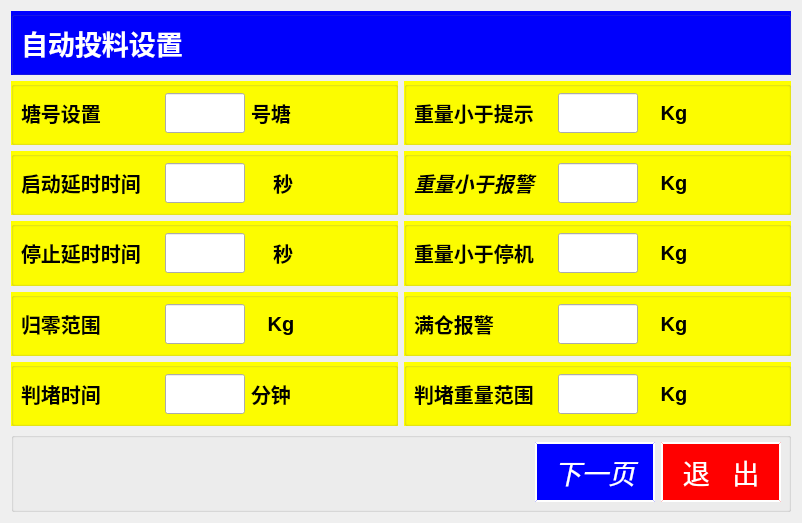
<?xml version="1.0" encoding="UTF-8"?>
<ui version="4.0">
 <class>Form_parameter</class>
 <widget class="QWidget" name="Form_parameter">
  <property name="geometry">
   <rect>
    <x>0</x>
    <y>0</y>
    <width>802</width>
    <height>523</height>
   </rect>
  </property>
  <property name="minimumSize">
   <size>
    <width>800</width>
    <height>480</height>
   </size>
  </property>
  <property name="windowTitle">
   <string>Form</string>
  </property>
  <layout class="QGridLayout" name="gridLayout_2">
   <item row="0" column="0" colspan="2">
    <widget class="QGroupBox" name="groupBox_8">
     <property name="styleSheet">
      <string notr="true">QGroupBox{ background-color:rgb(0, 0, 255);} 
QGroupBox{ margin-top:0px;}
QGroupBox:title {margin-top: 0px;}</string>
     </property>
     <property name="title">
      <string/>
     </property>
     <layout class="QGridLayout" name="gridLayout_8">
      <item row="0" column="0">
       <widget class="QLabel" name="label_15">
        <property name="font">
         <font>
          <pointsize>20</pointsize>
          <weight>75</weight>
          <bold>true</bold>
         </font>
        </property>
        <property name="styleSheet">
         <string notr="true">QLabel{color:rgb(255, 255, 255);}</string>
        </property>
        <property name="text">
         <string>自动投料设置</string>
        </property>
       </widget>
      </item>
      <item row="0" column="1">
       <spacer name="horizontalSpacer_3">
        <property name="orientation">
         <enum>Qt::Horizontal</enum>
        </property>
        <property name="sizeHint" stdset="0">
         <size>
          <width>279</width>
          <height>20</height>
         </size>
        </property>
       </spacer>
      </item>
     </layout>
    </widget>
   </item>
   <item row="2" column="0">
    <widget class="QGroupBox" name="groupBox_10">
     <property name="styleSheet">
      <string notr="true">QGroupBox{ background-color:rgb(255, 255, 0);} 
QGroupBox{ margin-top:0px;}
QGroupBox:title {margin-top: 0px;}</string>
     </property>
     <property name="title">
      <string/>
     </property>
     <layout class="QGridLayout" name="gridLayout_10">
      <item row="0" column="0">
       <widget class="QLabel" name="label_17">
        <property name="font">
         <font>
          <pointsize>15</pointsize>
          <weight>75</weight>
          <bold>true</bold>
         </font>
        </property>
        <property name="text">
         <string>启动延时时间</string>
        </property>
       </widget>
      </item>
      <item row="0" column="1">
       <widget class="QLineEdit" name="lineEdit_25">
        <property name="minimumSize">
         <size>
          <width>80</width>
          <height>40</height>
         </size>
        </property>
        <property name="maximumSize">
         <size>
          <width>80</width>
          <height>40</height>
         </size>
        </property>
        <property name="font">
         <font>
          <pointsize>17</pointsize>
          <weight>75</weight>
          <bold>true</bold>
         </font>
        </property>
       </widget>
      </item>
      <item row="0" column="2">
       <widget class="QLabel" name="label_49">
        <property name="font">
         <font>
          <pointsize>15</pointsize>
          <weight>75</weight>
          <bold>true</bold>
         </font>
        </property>
        <property name="text">
         <string>    秒</string>
        </property>
       </widget>
      </item>
     </layout>
    </widget>
   </item>
   <item row="1" column="1">
    <widget class="QGroupBox" name="groupBox_16">
     <property name="styleSheet">
      <string notr="true">QGroupBox{ background-color:rgb(255, 255, 0);} 
QGroupBox{ margin-top:0px;}
QGroupBox:title {margin-top: 0px;}</string>
     </property>
     <property name="title">
      <string/>
     </property>
     <layout class="QGridLayout" name="gridLayout_16">
      <item row="0" column="0">
       <widget class="QLabel" name="label_23">
        <property name="font">
         <font>
          <pointsize>15</pointsize>
          <weight>75</weight>
          <bold>true</bold>
         </font>
        </property>
        <property name="text">
         <string>重量小于提示</string>
        </property>
       </widget>
      </item>
      <item row="0" column="1">
       <widget class="QLineEdit" name="lineEdit_31">
        <property name="minimumSize">
         <size>
          <width>80</width>
          <height>40</height>
         </size>
        </property>
        <property name="maximumSize">
         <size>
          <width>80</width>
          <height>40</height>
         </size>
        </property>
        <property name="font">
         <font>
          <pointsize>17</pointsize>
          <weight>75</weight>
          <bold>true</bold>
         </font>
        </property>
       </widget>
      </item>
      <item row="0" column="2">
       <widget class="QLabel" name="label_55">
        <property name="font">
         <font>
          <pointsize>15</pointsize>
          <weight>75</weight>
          <bold>true</bold>
         </font>
        </property>
        <property name="text">
         <string>   Kg</string>
        </property>
       </widget>
      </item>
     </layout>
    </widget>
   </item>
   <item row="1" column="0">
    <widget class="QGroupBox" name="groupBox_9">
     <property name="styleSheet">
      <string notr="true">QGroupBox{ background-color:rgb(255, 255, 0);} 
QGroupBox{ margin-top:0px;}
QGroupBox:title {margin-top: 0px;}</string>
     </property>
     <property name="title">
      <string/>
     </property>
     <layout class="QGridLayout" name="gridLayout_9">
      <item row="0" column="0">
       <widget class="QLabel" name="label_16">
        <property name="font">
         <font>
          <pointsize>15</pointsize>
          <weight>75</weight>
          <italic>false</italic>
          <bold>true</bold>
         </font>
        </property>
        <property name="text">
         <string>塘号设置         </string>
        </property>
       </widget>
      </item>
      <item row="0" column="1">
       <widget class="QLineEdit" name="lineEdit_24">
        <property name="minimumSize">
         <size>
          <width>80</width>
          <height>40</height>
         </size>
        </property>
        <property name="maximumSize">
         <size>
          <width>80</width>
          <height>40</height>
         </size>
        </property>
        <property name="font">
         <font>
          <pointsize>17</pointsize>
          <weight>75</weight>
          <bold>true</bold>
         </font>
        </property>
       </widget>
      </item>
      <item row="0" column="2">
       <widget class="QLabel" name="label_48">
        <property name="font">
         <font>
          <pointsize>15</pointsize>
          <weight>75</weight>
          <bold>true</bold>
         </font>
        </property>
        <property name="text">
         <string>号塘</string>
        </property>
       </widget>
      </item>
     </layout>
    </widget>
   </item>
   <item row="3" column="1">
    <widget class="QGroupBox" name="groupBox_15">
     <property name="styleSheet">
      <string notr="true">QGroupBox{ background-color:rgb(255, 255, 0);} 
QGroupBox{ margin-top:0px;}
QGroupBox:title {margin-top: 0px;}</string>
     </property>
     <property name="title">
      <string/>
     </property>
     <layout class="QGridLayout" name="gridLayout_15">
      <item row="0" column="0">
       <widget class="QLabel" name="label_22">
        <property name="font">
         <font>
          <pointsize>15</pointsize>
          <weight>75</weight>
          <bold>true</bold>
         </font>
        </property>
        <property name="text">
         <string>重量小于停机</string>
        </property>
       </widget>
      </item>
      <item row="0" column="1">
       <widget class="QLineEdit" name="lineEdit_30">
        <property name="minimumSize">
         <size>
          <width>80</width>
          <height>40</height>
         </size>
        </property>
        <property name="maximumSize">
         <size>
          <width>80</width>
          <height>40</height>
         </size>
        </property>
        <property name="font">
         <font>
          <pointsize>17</pointsize>
          <weight>75</weight>
          <bold>true</bold>
         </font>
        </property>
       </widget>
      </item>
      <item row="0" column="2">
       <widget class="QLabel" name="label_54">
        <property name="font">
         <font>
          <pointsize>15</pointsize>
          <weight>75</weight>
          <bold>true</bold>
         </font>
        </property>
        <property name="text">
         <string>   Kg</string>
        </property>
       </widget>
      </item>
     </layout>
    </widget>
   </item>
   <item row="4" column="0">
    <widget class="QGroupBox" name="groupBox_12">
     <property name="styleSheet">
      <string notr="true">QGroupBox{ background-color:rgb(255, 255, 0);} 
QGroupBox{ margin-top:0px;}
QGroupBox:title {margin-top: 0px;}</string>
     </property>
     <property name="title">
      <string/>
     </property>
     <layout class="QGridLayout" name="gridLayout_12">
      <item row="0" column="0">
       <widget class="QLabel" name="label_19">
        <property name="font">
         <font>
          <pointsize>15</pointsize>
          <weight>75</weight>
          <bold>true</bold>
         </font>
        </property>
        <property name="text">
         <string>归零范围        </string>
        </property>
       </widget>
      </item>
      <item row="0" column="1">
       <widget class="QLineEdit" name="lineEdit_27">
        <property name="minimumSize">
         <size>
          <width>80</width>
          <height>40</height>
         </size>
        </property>
        <property name="maximumSize">
         <size>
          <width>80</width>
          <height>40</height>
         </size>
        </property>
        <property name="font">
         <font>
          <pointsize>17</pointsize>
          <weight>75</weight>
          <bold>true</bold>
         </font>
        </property>
       </widget>
      </item>
      <item row="0" column="2">
       <widget class="QLabel" name="label_51">
        <property name="font">
         <font>
          <pointsize>15</pointsize>
          <weight>75</weight>
          <bold>true</bold>
         </font>
        </property>
        <property name="text">
         <string>   Kg</string>
        </property>
       </widget>
      </item>
     </layout>
    </widget>
   </item>
   <item row="5" column="0">
    <widget class="QGroupBox" name="groupBox_7">
     <property name="styleSheet">
      <string notr="true">QGroupBox{ background-color:rgb(255, 255, 0);} 
QGroupBox{ margin-top:0px;}
QGroupBox:title {margin-top: 0px;}</string>
     </property>
     <property name="title">
      <string/>
     </property>
     <layout class="QGridLayout" name="gridLayout_7">
      <item row="0" column="0">
       <widget class="QLabel" name="label_14">
        <property name="font">
         <font>
          <pointsize>15</pointsize>
          <weight>75</weight>
          <bold>true</bold>
         </font>
        </property>
        <property name="text">
         <string>判堵时间        </string>
        </property>
       </widget>
      </item>
      <item row="0" column="1">
       <widget class="QLineEdit" name="lineEdit_23">
        <property name="minimumSize">
         <size>
          <width>80</width>
          <height>40</height>
         </size>
        </property>
        <property name="maximumSize">
         <size>
          <width>80</width>
          <height>40</height>
         </size>
        </property>
        <property name="font">
         <font>
          <pointsize>17</pointsize>
          <weight>75</weight>
          <bold>true</bold>
         </font>
        </property>
       </widget>
      </item>
      <item row="0" column="2">
       <widget class="QLabel" name="label_47">
        <property name="font">
         <font>
          <pointsize>15</pointsize>
          <weight>75</weight>
          <bold>true</bold>
         </font>
        </property>
        <property name="text">
         <string>分钟</string>
        </property>
       </widget>
      </item>
     </layout>
    </widget>
   </item>
   <item row="5" column="1">
    <widget class="QGroupBox" name="groupBox_14">
     <property name="styleSheet">
      <string notr="true">QGroupBox{ background-color:rgb(255, 255, 0);} 
QGroupBox{ margin-top:0px;}
QGroupBox:title {margin-top: 0px;}</string>
     </property>
     <property name="title">
      <string/>
     </property>
     <layout class="QGridLayout" name="gridLayout_14">
      <item row="0" column="1">
       <widget class="QLineEdit" name="lineEdit_29">
        <property name="minimumSize">
         <size>
          <width>80</width>
          <height>40</height>
         </size>
        </property>
        <property name="maximumSize">
         <size>
          <width>80</width>
          <height>40</height>
         </size>
        </property>
        <property name="font">
         <font>
          <pointsize>17</pointsize>
          <weight>75</weight>
          <bold>true</bold>
         </font>
        </property>
       </widget>
      </item>
      <item row="0" column="2">
       <widget class="QLabel" name="label_53">
        <property name="font">
         <font>
          <pointsize>15</pointsize>
          <weight>75</weight>
          <bold>true</bold>
         </font>
        </property>
        <property name="text">
         <string>   Kg</string>
        </property>
       </widget>
      </item>
      <item row="0" column="0">
       <widget class="QLabel" name="label_21">
        <property name="font">
         <font>
          <pointsize>15</pointsize>
          <weight>75</weight>
          <bold>true</bold>
         </font>
        </property>
        <property name="text">
         <string>判堵重量范围</string>
        </property>
       </widget>
      </item>
     </layout>
    </widget>
   </item>
   <item row="6" column="0" colspan="2">
    <widget class="QGroupBox" name="groupBox">
     <property name="styleSheet">
      <string notr="true">QGroupBox{ margin-top:0px;} QGroupBox:title {margin-top: 0px;}</string>
     </property>
     <property name="title">
      <string/>
     </property>
     <layout class="QGridLayout" name="gridLayout">
      <item row="0" column="0">
       <spacer name="horizontalSpacer">
        <property name="orientation">
         <enum>Qt::Horizontal</enum>
        </property>
        <property name="sizeHint" stdset="0">
         <size>
          <width>40</width>
          <height>20</height>
         </size>
        </property>
       </spacer>
      </item>
      <item row="0" column="1">
       <widget class="QPushButton" name="btn_next">
        <property name="minimumSize">
         <size>
          <width>120</width>
          <height>60</height>
         </size>
        </property>
        <property name="maximumSize">
         <size>
          <width>120</width>
          <height>60</height>
         </size>
        </property>
        <property name="font">
         <font>
          <pointsize>20</pointsize>
          <italic>true</italic>
         </font>
        </property>
        <property name="styleSheet">
         <string notr="true">QPushButton { background-color:rgb(0, 0, 255);
color:rgb(255, 255, 255); 
border-style: outset;
                           	border-width: 2px;
	                         border-color: white;}
QPushButton:hover { background-color: rgb(0, 100, 255); }
</string>
        </property>
        <property name="text">
         <string>下一页</string>
        </property>
       </widget>
      </item>
      <item row="0" column="2">
       <widget class="QPushButton" name="btn_quit">
        <property name="minimumSize">
         <size>
          <width>120</width>
          <height>60</height>
         </size>
        </property>
        <property name="maximumSize">
         <size>
          <width>120</width>
          <height>60</height>
         </size>
        </property>
        <property name="font">
         <font>
          <pointsize>20</pointsize>
         </font>
        </property>
        <property name="styleSheet">
         <string notr="true">QPushButton { background-color:rgb(255, 0, 0);} 
QPushButton:hover { background-color: rgb(255, 50, 0); }
QPushButton {color:rgb(255, 255, 255);
                             border-style: outset;
                           	border-width: 2px;
	                         border-color: white;}
</string>
        </property>
        <property name="text">
         <string>退   出</string>
        </property>
       </widget>
      </item>
     </layout>
    </widget>
   </item>
   <item row="4" column="1">
    <widget class="QGroupBox" name="groupBox_13">
     <property name="styleSheet">
      <string notr="true">QGroupBox{ background-color:rgb(255, 255, 0);} 
QGroupBox{ margin-top:0px;}
QGroupBox:title {margin-top: 0px;}</string>
     </property>
     <property name="title">
      <string/>
     </property>
     <layout class="QGridLayout" name="gridLayout_13">
      <item row="0" column="0">
       <widget class="QLabel" name="label_20">
        <property name="font">
         <font>
          <pointsize>15</pointsize>
          <weight>75</weight>
          <bold>true</bold>
         </font>
        </property>
        <property name="text">
         <string>满仓报警        </string>
        </property>
       </widget>
      </item>
      <item row="0" column="1">
       <widget class="QLineEdit" name="lineEdit_28">
        <property name="minimumSize">
         <size>
          <width>80</width>
          <height>40</height>
         </size>
        </property>
        <property name="maximumSize">
         <size>
          <width>80</width>
          <height>40</height>
         </size>
        </property>
        <property name="font">
         <font>
          <pointsize>17</pointsize>
          <weight>75</weight>
          <bold>true</bold>
         </font>
        </property>
       </widget>
      </item>
      <item row="0" column="2">
       <widget class="QLabel" name="label_52">
        <property name="font">
         <font>
          <pointsize>15</pointsize>
          <weight>75</weight>
          <bold>true</bold>
         </font>
        </property>
        <property name="text">
         <string>   Kg</string>
        </property>
       </widget>
      </item>
     </layout>
    </widget>
   </item>
   <item row="2" column="1">
    <widget class="QGroupBox" name="groupBox_17">
     <property name="styleSheet">
      <string notr="true">QGroupBox{ background-color:rgb(255, 255, 0);} 
QGroupBox{ margin-top:0px;}
QGroupBox:title {margin-top: 0px;}</string>
     </property>
     <property name="title">
      <string/>
     </property>
     <layout class="QGridLayout" name="gridLayout_17">
      <item row="0" column="0">
       <widget class="QLabel" name="label_24">
        <property name="font">
         <font>
          <pointsize>15</pointsize>
          <weight>75</weight>
          <italic>true</italic>
          <bold>true</bold>
         </font>
        </property>
        <property name="text">
         <string>重量小于报警</string>
        </property>
       </widget>
      </item>
      <item row="0" column="1">
       <widget class="QLineEdit" name="lineEdit_32">
        <property name="minimumSize">
         <size>
          <width>80</width>
          <height>40</height>
         </size>
        </property>
        <property name="maximumSize">
         <size>
          <width>80</width>
          <height>40</height>
         </size>
        </property>
        <property name="font">
         <font>
          <pointsize>17</pointsize>
          <weight>75</weight>
          <bold>true</bold>
         </font>
        </property>
       </widget>
      </item>
      <item row="0" column="2">
       <widget class="QLabel" name="label_56">
        <property name="font">
         <font>
          <pointsize>15</pointsize>
          <weight>75</weight>
          <bold>true</bold>
         </font>
        </property>
        <property name="text">
         <string>   Kg</string>
        </property>
       </widget>
      </item>
     </layout>
    </widget>
   </item>
   <item row="3" column="0">
    <widget class="QGroupBox" name="groupBox_11">
     <property name="styleSheet">
      <string notr="true">QGroupBox{ background-color:rgb(255, 255, 0);} 
QGroupBox{ margin-top:0px;}
QGroupBox:title {margin-top: 0px;}</string>
     </property>
     <property name="title">
      <string/>
     </property>
     <layout class="QGridLayout" name="gridLayout_11">
      <item row="0" column="0">
       <widget class="QLabel" name="label_18">
        <property name="font">
         <font>
          <pointsize>15</pointsize>
          <weight>75</weight>
          <bold>true</bold>
         </font>
        </property>
        <property name="text">
         <string>停止延时时间</string>
        </property>
       </widget>
      </item>
      <item row="0" column="1">
       <widget class="QLineEdit" name="lineEdit_26">
        <property name="minimumSize">
         <size>
          <width>80</width>
          <height>40</height>
         </size>
        </property>
        <property name="maximumSize">
         <size>
          <width>80</width>
          <height>40</height>
         </size>
        </property>
        <property name="font">
         <font>
          <pointsize>17</pointsize>
          <weight>75</weight>
          <bold>true</bold>
         </font>
        </property>
       </widget>
      </item>
      <item row="0" column="2">
       <widget class="QLabel" name="label_50">
        <property name="font">
         <font>
          <pointsize>15</pointsize>
          <weight>75</weight>
          <bold>true</bold>
         </font>
        </property>
        <property name="text">
         <string>    秒</string>
        </property>
       </widget>
      </item>
     </layout>
    </widget>
   </item>
  </layout>
  <zorder>groupBox_8</zorder>
  <zorder>groupBox_9</zorder>
  <zorder>groupBox_16</zorder>
  <zorder>groupBox_10</zorder>
  <zorder>groupBox_17</zorder>
  <zorder>groupBox_11</zorder>
  <zorder>groupBox_15</zorder>
  <zorder>groupBox_12</zorder>
  <zorder>groupBox_13</zorder>
  <zorder>groupBox_7</zorder>
  <zorder>groupBox_14</zorder>
  <zorder>groupBox</zorder>
  <zorder>btn_quit</zorder>
  <zorder>btn_next</zorder>
 </widget>
 <resources/>
 <connections>
  <connection>
   <sender>btn_quit</sender>
   <signal>clicked()</signal>
   <receiver>Form_parameter</receiver>
   <slot>close()</slot>
   <hints>
    <hint type="sourcelabel">
     <x>728</x>
     <y>472</y>
    </hint>
    <hint type="destinationlabel">
     <x>400</x>
     <y>261</y>
    </hint>
   </hints>
  </connection>
 </connections>
</ui>
